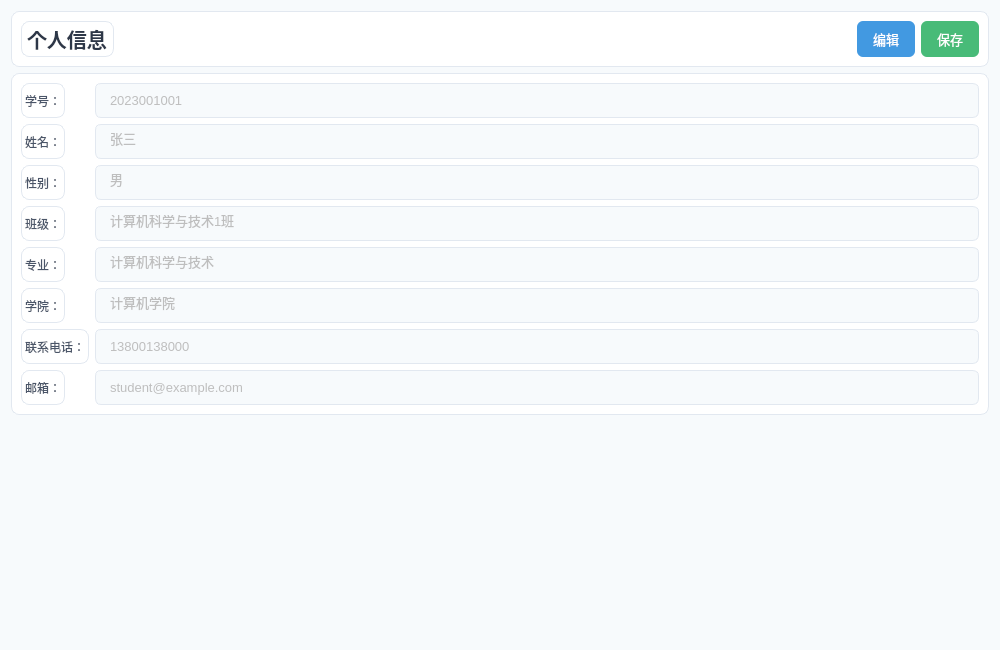
<?xml version="1.0" encoding="UTF-8"?>
<ui version="4.0">
 <class>StudentInfoPage</class>
 <widget class="QWidget" name="StudentInfoPage">
  <property name="geometry">
   <rect>
    <x>0</x>
    <y>0</y>
    <width>1000</width>
    <height>650</height>
   </rect>
  </property>
  <property name="styleSheet">
   <string notr="true">QWidget {
    background: #f7fafc;
}
QFrame {
    background: white;
    border-radius: 8px;
    border: 1px solid #e2e8f0;
}
QLabel {
    color: #4a5568;
}
QLineEdit {
    border: 1px solid #e2e8f0;
    border-radius: 6px;
    padding: 8px 12px;
    font-size: 13px;
}
QPushButton {
    border: none;
    border-radius: 6px;
    padding: 8px 16px;
    font-size: 13px;
}
</string>
  </property>
  <layout class="QVBoxLayout" name="verticalLayout">
   <item>
    <widget class="QFrame" name="headerFrame">
     <layout class="QHBoxLayout" name="horizontalLayout">
      <item>
       <widget class="QLabel" name="titleLabel">
        <property name="styleSheet">
         <string notr="true">font-size: 20px; font-weight: bold; color: #2d3748;</string>
        </property>
        <property name="text">
         <string>个人信息</string>
        </property>
       </widget>
      </item>
      <item>
       <spacer name="horizontalSpacer">
        <property name="orientation">
         <enum>Qt::Orientation::Horizontal</enum>
        </property>
        <property name="sizeHint" stdset="0">
         <size>
          <width>40</width>
          <height>20</height>
         </size>
        </property>
       </spacer>
      </item>
      <item>
       <widget class="QPushButton" name="editBtn">
        <property name="styleSheet">
         <string notr="true">background: #4299e1; color: white;</string>
        </property>
        <property name="text">
         <string>编辑</string>
        </property>
       </widget>
      </item>
      <item>
       <widget class="QPushButton" name="saveBtn">
        <property name="styleSheet">
         <string notr="true">background: #48bb78; color: white;</string>
        </property>
        <property name="text">
         <string>保存</string>
        </property>
       </widget>
      </item>
     </layout>
    </widget>
   </item>
   <item>
    <widget class="QFrame" name="infoFrame">
     <layout class="QFormLayout" name="formLayout">
      <item row="0" column="0">
       <widget class="QLabel" name="label_1">
        <property name="text">
         <string>学号：</string>
        </property>
       </widget>
      </item>
      <item row="0" column="1">
       <widget class="QLineEdit" name="idEdit">
        <property name="enabled">
         <bool>false</bool>
        </property>
        <property name="text">
         <string>2023001001</string>
        </property>
       </widget>
      </item>
      <item row="1" column="0">
       <widget class="QLabel" name="label_2">
        <property name="text">
         <string>姓名：</string>
        </property>
       </widget>
      </item>
      <item row="1" column="1">
       <widget class="QLineEdit" name="nameEdit">
        <property name="enabled">
         <bool>false</bool>
        </property>
        <property name="text">
         <string>张三</string>
        </property>
       </widget>
      </item>
      <item row="2" column="0">
       <widget class="QLabel" name="label_3">
        <property name="text">
         <string>性别：</string>
        </property>
       </widget>
      </item>
      <item row="2" column="1">
       <widget class="QLineEdit" name="genderEdit">
        <property name="enabled">
         <bool>false</bool>
        </property>
        <property name="text">
         <string>男</string>
        </property>
       </widget>
      </item>
      <item row="3" column="0">
       <widget class="QLabel" name="label_4">
        <property name="text">
         <string>班级：</string>
        </property>
       </widget>
      </item>
      <item row="3" column="1">
       <widget class="QLineEdit" name="classEdit">
        <property name="enabled">
         <bool>false</bool>
        </property>
        <property name="text">
         <string>计算机科学与技术1班</string>
        </property>
       </widget>
      </item>
      <item row="4" column="0">
       <widget class="QLabel" name="label_5">
        <property name="text">
         <string>专业：</string>
        </property>
       </widget>
      </item>
      <item row="4" column="1">
       <widget class="QLineEdit" name="majorEdit">
        <property name="enabled">
         <bool>false</bool>
        </property>
        <property name="text">
         <string>计算机科学与技术</string>
        </property>
       </widget>
      </item>
      <item row="5" column="0">
       <widget class="QLabel" name="label_6">
        <property name="text">
         <string>学院：</string>
        </property>
       </widget>
      </item>
      <item row="5" column="1">
       <widget class="QLineEdit" name="collegeEdit">
        <property name="enabled">
         <bool>false</bool>
        </property>
        <property name="text">
         <string>计算机学院</string>
        </property>
       </widget>
      </item>
      <item row="6" column="0">
       <widget class="QLabel" name="label_7">
        <property name="text">
         <string>联系电话：</string>
        </property>
       </widget>
      </item>
      <item row="6" column="1">
       <widget class="QLineEdit" name="phoneEdit">
        <property name="enabled">
         <bool>false</bool>
        </property>
        <property name="text">
         <string>13800138000</string>
        </property>
       </widget>
      </item>
      <item row="7" column="0">
       <widget class="QLabel" name="label_8">
        <property name="text">
         <string>邮箱：</string>
        </property>
       </widget>
      </item>
      <item row="7" column="1">
       <widget class="QLineEdit" name="emailEdit">
        <property name="enabled">
         <bool>false</bool>
        </property>
        <property name="text">
         <string>student@example.com</string>
        </property>
       </widget>
      </item>
     </layout>
    </widget>
   </item>
   <item>
    <spacer name="verticalSpacer">
     <property name="orientation">
      <enum>Qt::Orientation::Vertical</enum>
     </property>
     <property name="sizeHint" stdset="0">
      <size>
       <width>20</width>
       <height>40</height>
      </size>
     </property>
    </spacer>
   </item>
  </layout>
 </widget>
 <resources/>
 <connections/>
</ui>
